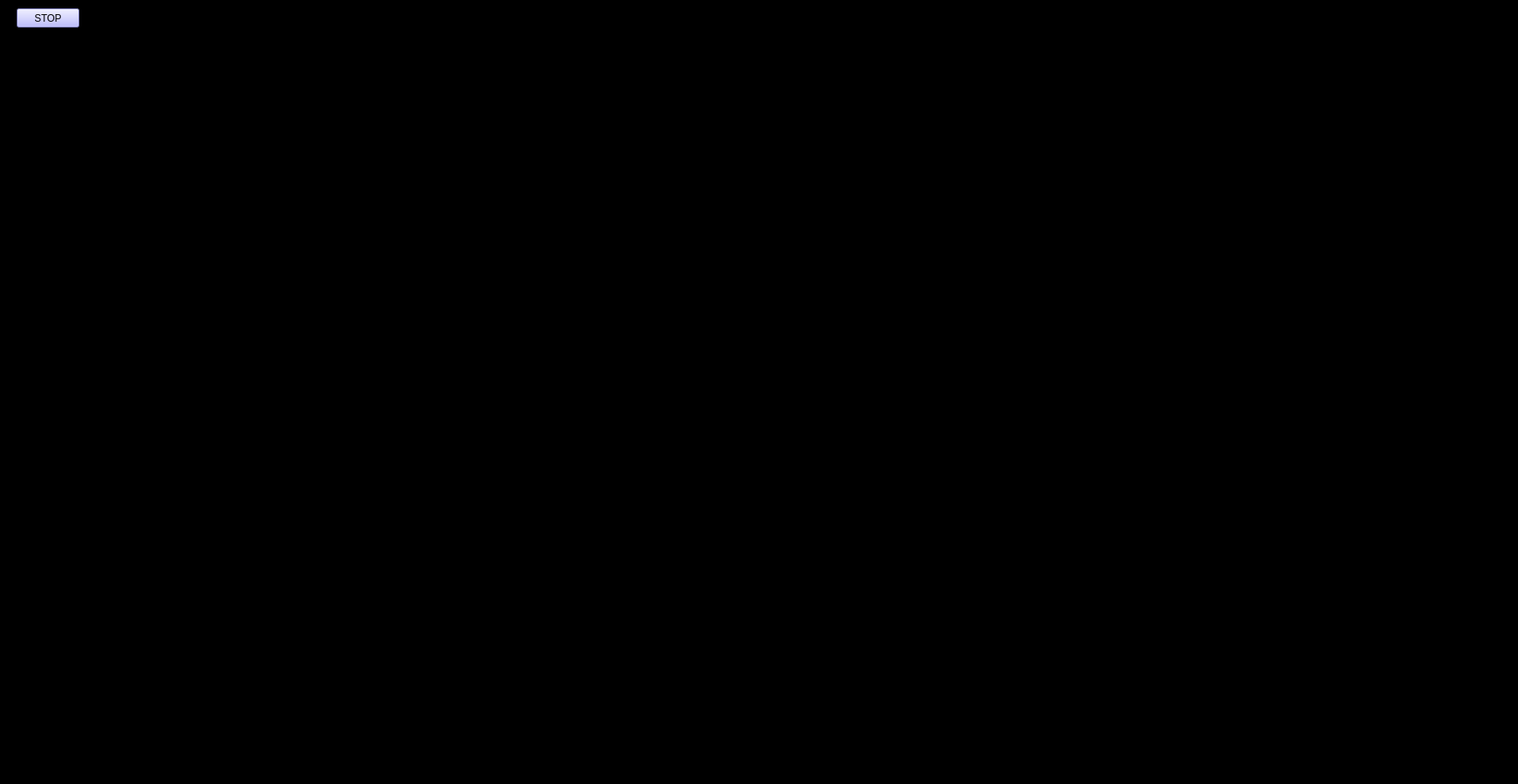
<?xml version="1.0" encoding="UTF-8"?>
<ui version="4.0">
 <class>MainWindow</class>
 <widget class="QMainWindow" name="MainWindow">
  <property name="geometry">
   <rect>
    <x>0</x>
    <y>0</y>
    <width>1818</width>
    <height>939</height>
   </rect>
  </property>
  <property name="windowTitle">
   <string>MainWindow</string>
  </property>
  <property name="styleSheet">
   <string notr="true">background-color: rgb(0, 0, 0);</string>
  </property>
  <widget class="QWidget" name="centralwidget">
   <widget class="PlotWidget" name="graph_widget_1" native="true">
    <property name="geometry">
     <rect>
      <x>20</x>
      <y>110</y>
      <width>681</width>
      <height>361</height>
     </rect>
    </property>
   </widget>
   <widget class="QPushButton" name="stop_button">
    <property name="enabled">
     <bool>true</bool>
    </property>
    <property name="geometry">
     <rect>
      <x>20</x>
      <y>10</y>
      <width>75</width>
      <height>23</height>
     </rect>
    </property>
    <property name="mouseTracking">
     <bool>false</bool>
    </property>
    <property name="autoFillBackground">
     <bool>false</bool>
    </property>
    <property name="styleSheet">
     <string notr="true">background-color: rgb(170, 170, 255);</string>
    </property>
    <property name="text">
     <string>STOP</string>
    </property>
    <property name="checkable">
     <bool>true</bool>
    </property>
   </widget>
   <widget class="GraphicsView" name="legend_widget_1">
    <property name="geometry">
     <rect>
      <x>710</x>
      <y>110</y>
      <width>141</width>
      <height>371</height>
     </rect>
    </property>
   </widget>
   <widget class="GraphicsView" name="legend_widget_2">
    <property name="geometry">
     <rect>
      <x>710</x>
      <y>500</y>
      <width>141</width>
      <height>371</height>
     </rect>
    </property>
   </widget>
   <widget class="PlotWidget" name="graph_widget_2" native="true">
    <property name="geometry">
     <rect>
      <x>20</x>
      <y>500</y>
      <width>681</width>
      <height>361</height>
     </rect>
    </property>
   </widget>
   <widget class="GraphicsView" name="legend_widget_3">
    <property name="geometry">
     <rect>
      <x>1610</x>
      <y>510</y>
      <width>141</width>
      <height>371</height>
     </rect>
    </property>
   </widget>
   <widget class="GraphicsView" name="legend_widget_4">
    <property name="geometry">
     <rect>
      <x>1610</x>
      <y>120</y>
      <width>141</width>
      <height>371</height>
     </rect>
    </property>
   </widget>
   <widget class="PlotWidget" name="graph_widget_3" native="true">
    <property name="geometry">
     <rect>
      <x>920</x>
      <y>510</y>
      <width>681</width>
      <height>361</height>
     </rect>
    </property>
   </widget>
   <widget class="PlotWidget" name="graph_widget_4" native="true">
    <property name="geometry">
     <rect>
      <x>920</x>
      <y>120</y>
      <width>681</width>
      <height>361</height>
     </rect>
    </property>
   </widget>
  </widget>
  <widget class="QMenuBar" name="menubar">
   <property name="geometry">
    <rect>
     <x>0</x>
     <y>0</y>
     <width>1818</width>
     <height>21</height>
    </rect>
   </property>
  </widget>
  <widget class="QStatusBar" name="statusbar"/>
 </widget>
 <customwidgets>
  <customwidget>
   <class>PlotWidget</class>
   <extends>QWidget</extends>
   <header>pyqtgraph</header>
   <container>1</container>
  </customwidget>
  <customwidget>
   <class>GraphicsView</class>
   <extends>QGraphicsView</extends>
   <header>pyqtgraph</header>
  </customwidget>
 </customwidgets>
 <resources/>
 <connections/>
</ui>
